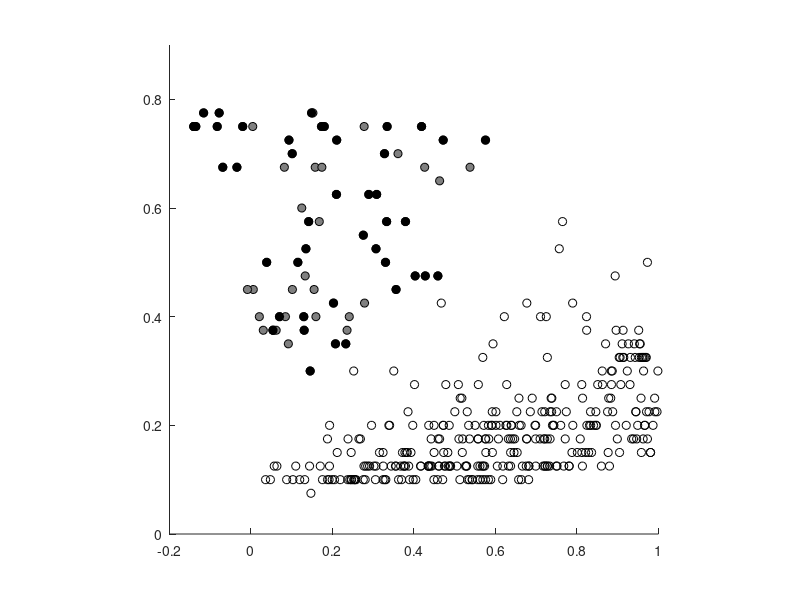
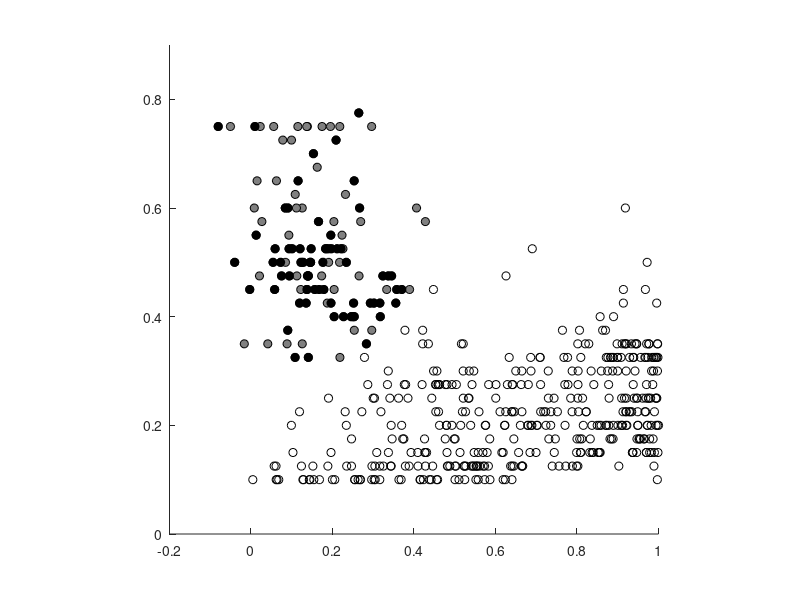
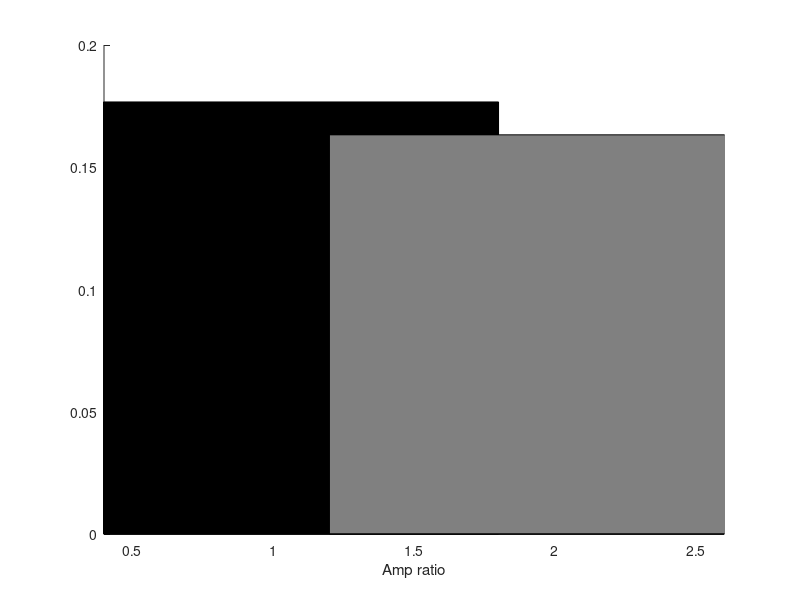

These charts were generated, in order, by the following MATLAB code: (Note: this script raises an error after producing the figures.)
%NAME: make_clusters_v2;
%For Figure 2a;

close all
clear all

load Clusters.mat

%%%%%%%%%%%%%%%%%%%%%%%%%%%%%%%%%%%%%%%%%%%%%%%%%%%%%%%%%%%%%%%%%%%%%%%%%%%
Ctrl_one = Ctrl(1:72,:);
Ctrl_two = Ctrl(73:238,:);
Ctrl_three = Ctrl(239:390,:);

HCx_one = HCx(1:117,:);
HCx_two = HCx(118:289,:);
HCx_three = HCx(290:510,:);

Ctrl_rew = Ctrl_one(1:44,:); 
HCx_rew = HCx_one(1:66,:); 

figure1 = figure %Ctrl
axes1 = axes('XTick',[-0.2 0 0.2 0.4 0.6 0.8 1],'YTick',[0 0.2 0.4 0.6 0.8],...
  'Parent',figure1);
axis(axes1,[-0.2 1 0 0.9]);
hold(axes1,'all');
scatter(Ctrl_one(:,1), Ctrl_one(:,2),'MarkerEdgeColor',[0 0 0],'MarkerFaceColor',[0.5 0.5 0.5]);hold on;
scatter(Ctrl_two(:,1), Ctrl_two(:,2),'MarkerEdgeColor',[0 0 0]); hold on;
scatter(Ctrl_three(:,1), Ctrl_three(:,2),'MarkerEdgeColor',[0 0 0]); hold on;
scatter(Ctrl_rew(:,1),Ctrl_rew(:,2),'MarkerEdgeColor',[0 0 0],'MarkerFaceColor',[0 0 0]);hold on;
axis square;

figure2 = figure %HCx
axes1 = axes('XTick',[-0.2 0 0.2 0.4 0.6 0.8 1],'YTick',[0 0.2 0.4 0.6 0.8],...
  'Parent',figure2);
axis(axes1,[-0.2 1 0 0.9]);
hold(axes1,'all');
scatter(HCx_one(:,1), HCx_one(:,2),'MarkerEdgeColor',[0 0 0],'MarkerFaceColor',[0.5 0.5 0.5]);hold on;
scatter(HCx_two(:,1), HCx_two(:,2),'MarkerEdgeColor',[0 0 0]); hold on;
scatter(HCx_three(:,1), HCx_three(:,2),'MarkerEdgeColor',[0 0 0]); hold on;
scatter(HCx_rew(:,1),HCx_rew(:,2),'MarkerEdgeColor',[0 0 0],'MarkerFaceColor',[0 0 0]);hold on;
axis square;

%%%%%%%%%%%%%%%%%%%%%%%%%%%%%%%%%%%%%%%%%%%%%%%%%%%%%%%%%%%%%%%%%%%%%%%%%%%%%%
Ctrl_amp_avg = mean(Ctrl_one(:,1));
HCx_amp_avg = mean(HCx_one(:,1));
Ctrl_dur_avg = mean(Ctrl_one(:,2));
HCx_dur_avg = mean(HCx_one(:,2));

Ctrl_amp_sem = std(Ctrl_one(:,1))/sqrt(length(Ctrl_one(:,1)));
HCx_amp_sem = std(HCx_one(:,1))/sqrt(length(HCx_one(:,1)));
Ctrl_dur_sem = std(Ctrl_one(:,2))/sqrt(length(Ctrl_one(:,2)));
HCx_dur_sem = std(HCx_one(:,2))/sqrt(length(HCx_one(:,2)));

%amplitude ratio;
figure3 = figure;
axes1 = axes('YTick',[0 0.05 0.1 0.15 0.2 0.25],'Parent',figure3);
xlim(axes1,[0.4 2.6]);
xlabel(axes1,'Amp ratio');
hold(axes1,'all');

bar(1,Ctrl_amp_avg,'FaceColor',[0 0 0]); hold on;
bar(2,HCx_amp_avg,'FaceColor',[.5 .5 .5]); hold on;
errorbar(1,Ctrl_amp_avg,Ctrl_amp_sem,'Color',[0 0 0],'LineStyle','none');hold on;
errorbar(2,HCx_amp_avg,HCx_amp_sem,'Color',[0 0 0],'LineStyle','none');hold on;

%half duration;
figure4 = figure;
axes1 = axes('YAxisLocation','right','YTick',[0 0.2 0.4 0.6],'Parent',figure4);
xlim(axes1,[0.4 2.6]);
xlabel(axes1,'Half dur');
hold(axes1,'all');

bar(1,Ctrl_dur_avg,'FaceColor',[0 0 0]); hold on;
bar(2,HCx_dur_avg,'FaceColor',[.5 .5 .5]); hold on;
errorbar(1,Ctrl_dur_avg,Ctrl_amp_sem,'Color',[0 0 0],'LineStyle','none');hold on;
errorbar(2,HCx_dur_avg,HCx_amp_sem,'Color',[0 0 0],'LineStyle','none');hold on;
